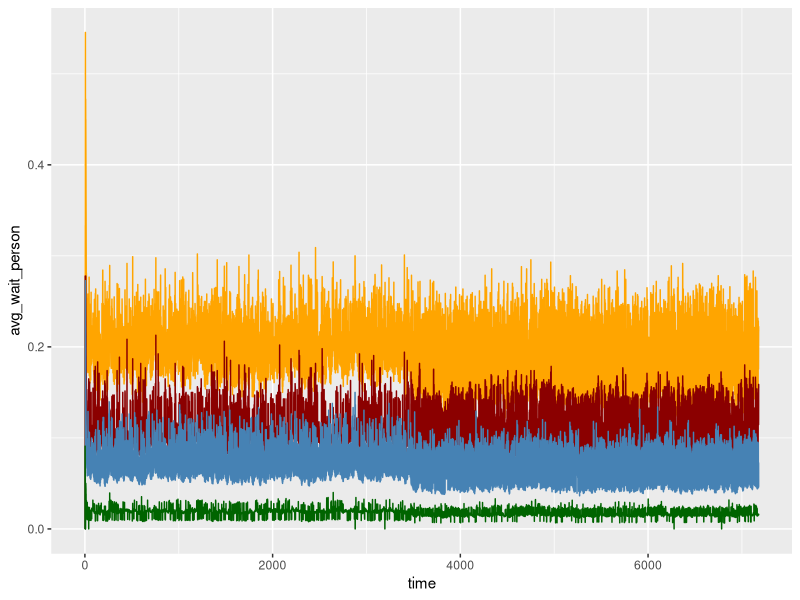
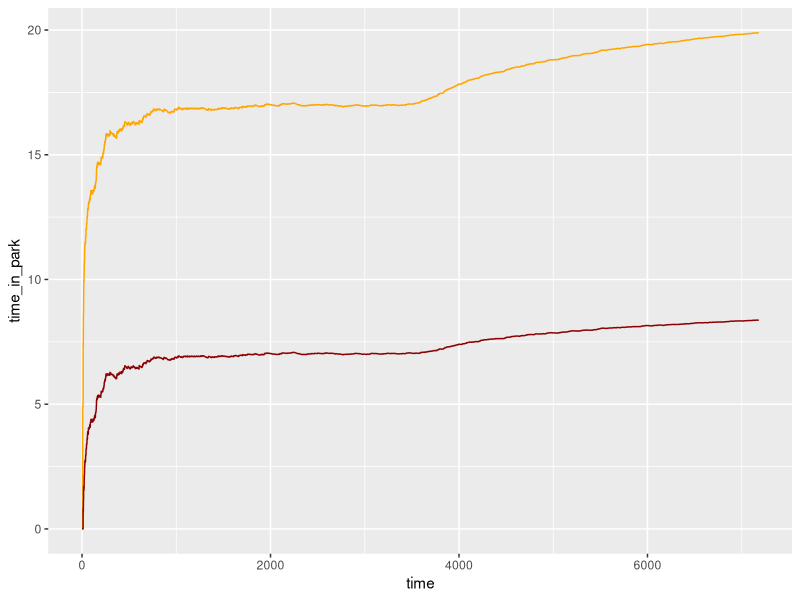
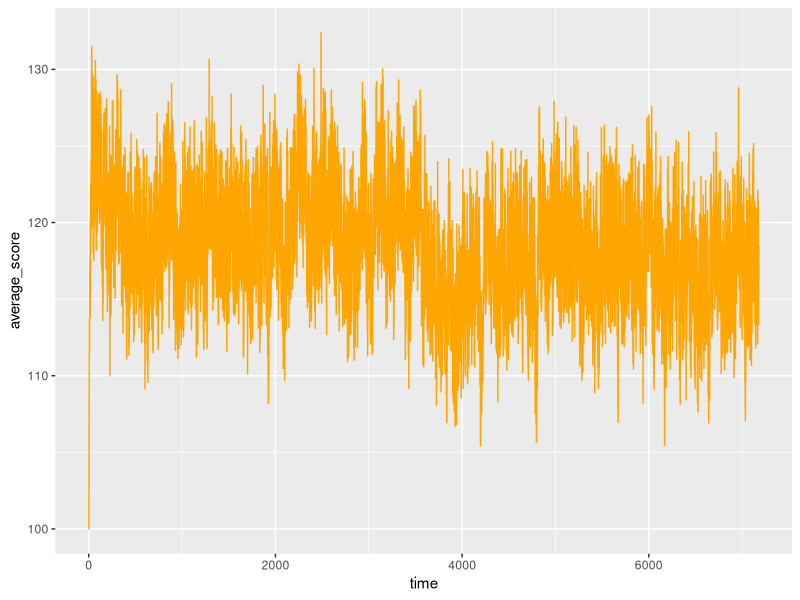
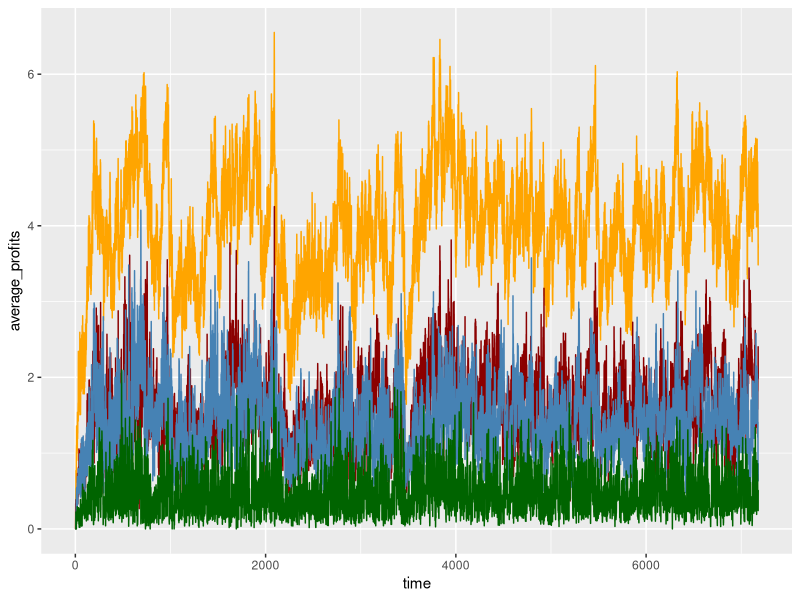
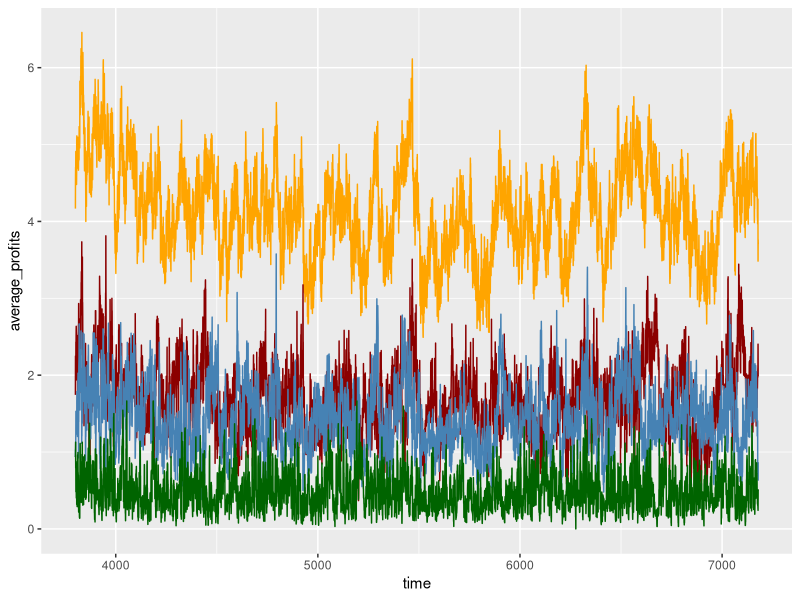

Write the R code that produced these figures, in order.
## ---- chunk 1
knitr::opts_chunk$set(echo = TRUE)
## ---- chunk 2
library(ggplot2)
library(zoo)
library(tidyverse)
## ---- chunk 3
sim_data3 <- read.csv("3_rides_data.csv")


head(sim_data3)
## ---- chunk 4

ggplot(sim_data3, aes(time)) + 
  geom_line(aes(y = avg_wait_person),color = "orange") +
  geom_line(aes(y = avg_wait_person_a),color = "darkred") +
  geom_line(aes(y = avg_wait_person_b),color = "steelblue") +
  geom_line(aes(y = avg_wait_person_c),color = "darkgreen")
  


## ---- chunk 5
ggplot(sim_data3, aes(time)) + 
  geom_line(aes(y = time_in_park),color = "orange") +
  geom_line(aes(y = time_in_queue),color = "darkred") 
## ---- chunk 6
ggplot(sim_data3, aes(time)) + 
  geom_line(aes(y = average_score),color = "orange") 
## ---- chunk 7
ggplot(sim_data3, aes(time)) + 
  geom_line(aes(y = average_profits),color = "orange") +
  geom_line(aes(y = average_profits_a),color = "darkred") +
  geom_line(aes(y = average_profits_b),color = "steelblue") +
  geom_line(aes(y = average_profits_c),color = "darkgreen")
## ---- chunk 8
new_df <- filter(sim_data3, sim_data3$time > 3800)

ggplot(new_df, aes(time)) + 
  geom_line(aes(y = average_profits),color = "orange") +
  geom_line(aes(y = average_profits_a),color = "darkred") +
  geom_line(aes(y = average_profits_b),color = "steelblue") +
  geom_line(aes(y = average_profits_c),color = "darkgreen")
## ---- chunk 9

# cov(new_df$avg_wait_time,new_df$avg_wait_person)*var(new_df$avg_wait_time)*var(new_df$avg_wait_person)
corr <- function(x,y){
  return(cov(x,y)*var(x)*var(y))
}
corr(new_df$avg_queue_time_a, new_df$avg_wait_time)
## ---- chunk 10
bm <- function(vals,bs="sqroot",warn=FALSE)
  {
    N <- length(vals)
    if (N<1000)
      {
        if (warn) # if warning
          cat("WARNING: too few samples (less than 1000)\n")
        if (N<10)
          return(NA)
      }

    if (bs=="sqroot") 
      {
        b <- floor(sqrt(N)) # batch size
        a <- floor(N/b) # number of batches
      }
    else
      if (bs=="cuberoot") 
        {
          b <- floor(N^(1/3)) # batch size
          a <- floor(N/b) # number of batches
        }
    else # batch size provided
      {
        stopifnot(is.numeric(bs))  
        b <- floor(bs) # batch size
        if (b > 1) # batch size valid
          a <- floor(N/b) # number of batches
        else
          stop("batch size invalid (bs=",bs,")")
      }
    
    Ys <- sapply(1:a,function(k) return(mean(vals[((k-1)*b+1):(k*b)])))

    muhat <- mean(Ys) # steady-state mean
    sigmahatsq <- sum((Ys-muhat)^2)/(a-1) # steady state variance

    bmse <- sqrt(sigmahatsq/N)
    upper_bound <- muhat + abs(qt(0.025,a-1,)*(sqrt(sigmahatsq)/sqrt(a)))
    lower_bound <- muhat - abs(qt(0.025,a-1,)*(sqrt(sigmahatsq)/sqrt(a)))
    return(list(est=muhat,se=bmse, var = sigmahatsq, upper_bound = upper_bound, lower_bound = lower_bound))
  }

## apply bm to each col of a matrix of MCMC samples
## input: mcmat is a matrix with each row corresponding to a sample from the multivariate distribution of interest
## skip = vector of columns to skip
## output: matrix with number of rows=number of dimensions of distribution and 2 columns (estimate and s.error)
bmmat=function(mcmat,skip=NA)
{
  if (!any(is.na(skip)))
    {
      num=ncol(mcmat)-length(skip)
      mcmat=mcmat[-skip] # remove columns to be skipped
    }
  else # assume it is NA
    num=ncol(mcmat)

  bmvals=matrix(NA,num,5,dimnames=list(colnames(mcmat),c("est","se","var","upper_bound","lower_bound"))) # first col=est, second col=MS s.error, third col= variance, 4th and 5th upper and lower

  bmres=apply(mcmat,2,bm)
  for (i in 1:num)
    {
      bmvals[i,]=c(bmres[[i]]$est,bmres[[i]]$se, bmres[[i]]$var, bmres[[i]]$upper_bound, bmres[[i]]$lower_bound)
    }
  return(bmvals)
 
}
## ---- chunk 11
bm(sim_data3$avg_wait_person, bs="sqroot")
## ---- chunk 12
bmmat(new_df)
## ---- chunk 13
conf_df <- as.data.frame(t(bmmat(new_df)))

# filter out columns you are not using
conf_df <- subset(conf_df, select = -c(time, total_agts))
conf_df
## ---- chunk 14
var_names <- names(conf_df)

for (var_name in var_names){
  upper_bound <- conf_df[4, var_name]
  lower_bound <- conf_df[5,var_name]
  cat(paste0("The confidence interval of ",var_name, " at 95% confidence is (", upper_bound, ",", lower_bound, ")\n"))
}
